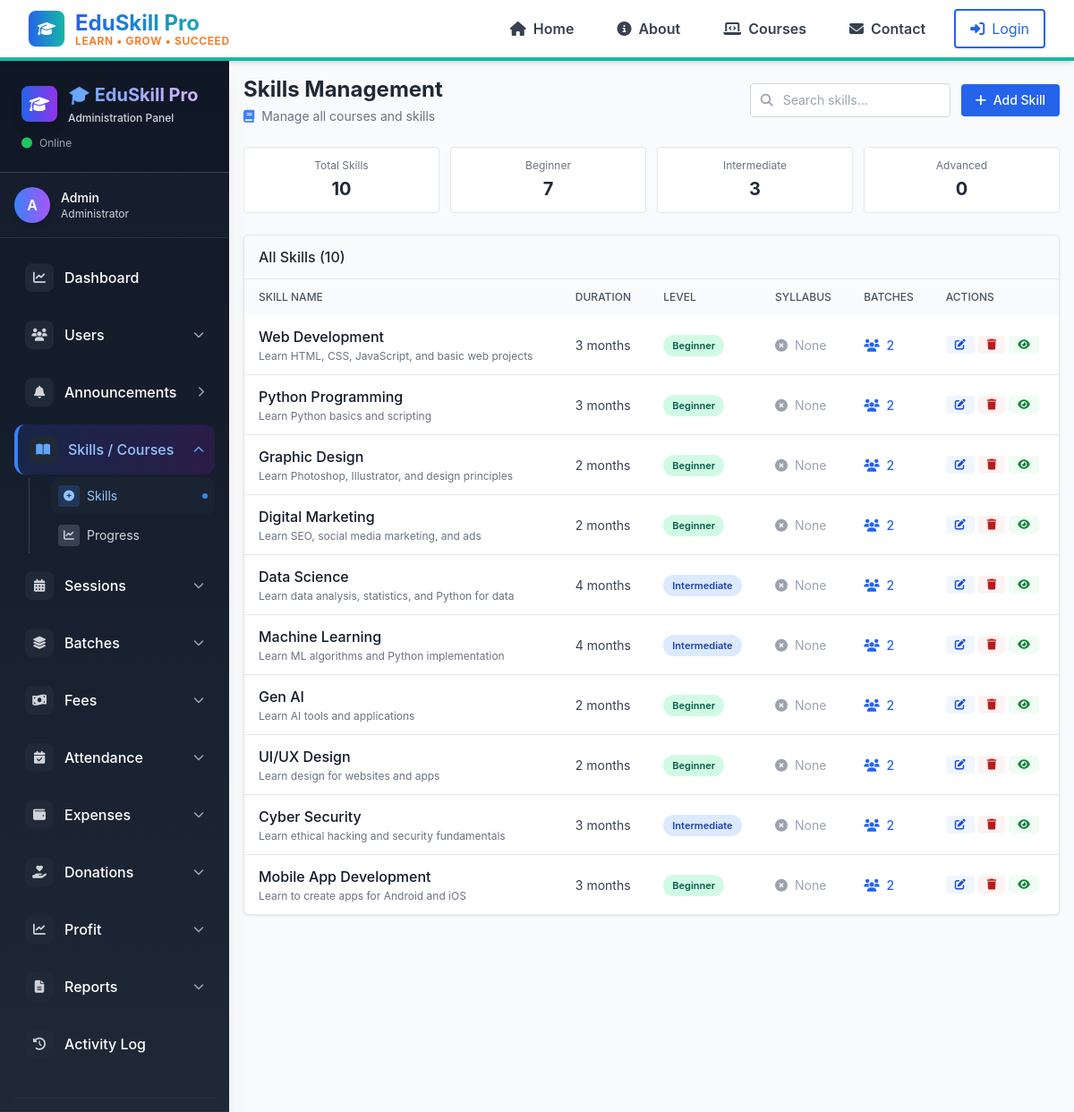
Page /admin/skills/skills.php on the committed database.
### tables this page shows
CREATE TABLE `skills` (
  `id` int(11) NOT NULL,
  `skill_name` varchar(255) DEFAULT NULL,
  `duration_months` int(11) DEFAULT NULL,
  `level` varchar(50) DEFAULT NULL,
  `description` text DEFAULT NULL,
  `has_syllabus` tinyint(1) DEFAULT NULL,
  `has_practice` tinyint(1) DEFAULT NULL,
  `status` varchar(50) DEFAULT NULL,
  `created_at` datetime DEFAULT NULL,
  `updated_at` datetime DEFAULT NULL
);

### admin/skills/skills.php (the view, shortened to what this page needs)
<?php
require_once __DIR__ . '/../../includes/functions.php';
$total_query = "SELECT COUNT(*) as count FROM skills WHERE status='active'";
$beginner_query = "SELECT COUNT(*) as count FROM skills WHERE status='active' AND level='Beginner'";
$intermediate_query = "SELECT COUNT(*) as count FROM skills WHERE status='active' AND level='Intermediate'";
$advanced_query = "SELECT COUNT(*) as count FROM skills WHERE status='active' AND level='Advanced'";
$total_result = mysqli_query($conn, $total_query);
$beginner_result = mysqli_query($conn, $beginner_query);
$intermediate_result = mysqli_query($conn, $intermediate_query);
$advanced_result = mysqli_query($conn, $advanced_query);
$total_skills = mysqli_fetch_assoc($total_result)['count'];
$beginner_count = mysqli_fetch_assoc($beginner_result)['count'];
$intermediate_count = mysqli_fetch_assoc($intermediate_result)['count'];
$advanced_count = mysqli_fetch_assoc($advanced_result)['count'];
$result = mysqli_query($conn, "
    SELECT s.*,
           (SELECT COUNT(*) FROM skill_syllabus ss WHERE ss.skill_id = s.id) AS syllabus_count,
           (SELECT COUNT(*) FROM batches WHERE skill_id = s.id AND status='active') AS active_batches
    FROM skills s
    WHERE s.status='active'
    ORDER BY s.created_at DESC
");
?>
<!DOCTYPE html>
<html lang="en">
<head>
    <script src="https://cdn.tailwindcss.com"></script>
    <link rel="stylesheet" href="https://cdnjs.cloudflare.com/ajax/libs/font-awesome/6.5.0/css/all.min.css">
</head>
<body class="bg-gray-50 min-h-screen">
    <?php include __DIR__ . '/../../includes/navbar.php'; ?>
    <div class="flex">
        <?php include __DIR__ . '/../includes/sidebar.php'; ?>
        <main class="flex-1 p-4">
            <div class="flex justify-between items-center mb-6">
                <div>
                    <h1 class="text-2xl font-bold text-gray-800">Skills Management</h1>
                    <p class="text-gray-500 text-sm mt-1">
                        <i class="fas fa-book text-blue-500 mr-1"></i>
                        Manage all courses and skills
                    </p>
                </div>
                <div class="flex items-center gap-3">
                    <div class="relative">
                        <div class="absolute inset-y-0 left-0 pl-3 flex items-center pointer-events-none">
                        </div>
                        <input type="text"
                            placeholder="Search skills..."
                            class="pl-9 pr-3 py-2 rounded border border-gray-300 focus:ring-2 focus:ring-blue-500 focus:border-blue-500 w-56 text-sm"
                            id="searchInput">
                    </div>
                    <a href="add_skill.php"
                        class="bg-blue-600 hover:bg-blue-700 text-white px-4 py-2 rounded text-sm font-medium">
                        <i class="fas fa-plus mr-1"></i> Add Skill
                    </a>
                </div>
            </div>
            <div class="grid grid-cols-4 gap-3 mb-6">
                <div class="bg-white p-3 rounded border text-center">
                    <p class="text-xs text-gray-500 mb-1">Total Skills</p>
                    <h3 class="text-xl font-bold text-gray-800"><?php echo $total_skills; ?></h3>
                </div>
                <div class="bg-white p-3 rounded border text-center">
                    <p class="text-xs text-gray-500 mb-1">Beginner</p>
                    <h3 class="text-xl font-bold text-gray-800"><?php echo $beginner_count; ?></h3>
                </div>
                <div class="bg-white p-3 rounded border text-center">
                    <p class="text-xs text-gray-500 mb-1">Intermediate</p>
                    <h3 class="text-xl font-bold text-gray-800"><?php echo $intermediate_count; ?></h3>
                </div>
                <div class="bg-white p-3 rounded border text-center">
                    <p class="text-xs text-gray-500 mb-1">Advanced</p>
                    <h3 class="text-xl font-bold text-gray-800"><?php echo $advanced_count; ?></h3>
                </div>
            </div>
            <div class="table-container">
                <div class="px-4 py-3 border-b bg-gray-50">
                    <h3 class="font-medium text-gray-800">All Skills (<?php echo $total_skills; ?>)</h3>
                </div>
                <?php if ($total_skills > 0): ?>
                    <div class="overflow-x-auto">
                        <table class="w-full">
                            <thead class="bg-gray-50">
                                <tr>
                                    <th class="py-3 px-4 text-left text-xs font-medium text-gray-600 uppercase">Skill Name</th>
                                    <th class="py-3 px-4 text-left text-xs font-medium text-gray-600 uppercase">Duration</th>
                                    <th class="py-3 px-4 text-left text-xs font-medium text-gray-600 uppercase">Level</th>
                                    <th class="py-3 px-4 text-left text-xs font-medium text-gray-600 uppercase">Syllabus</th>
                                    <th class="py-3 px-4 text-left text-xs font-medium text-gray-600 uppercase">Batches</th>
                                    <th class="py-3 px-4 text-left text-xs font-medium text-gray-600 uppercase">Actions</th>
                                </tr>
                            </thead>
                            <tbody class="divide-y divide-gray-200">
                                <?php while ($skill = mysqli_fetch_assoc($result)) : ?>
                                    <tr>
                                        <td class="py-3 px-4">
                                            <div class="font-medium text-gray-900"><?php echo htmlspecialchars($skill['skill_name']); ?></div>
                                            <?php if (!empty($skill['description'])): ?>
                                                <div class="text-xs text-gray-500 mt-0.5 truncate max-w-xs"><?php echo htmlspecialchars($skill['description']); ?></div>
                                            <?php endif; ?>
                                        </td>
                                        <td class="py-3 px-4">
                                            <span class="text-sm text-gray-700"><?php echo $skill['duration_months']; ?> months</span>
                                        </td>
                                        <td class="py-3 px-4">
                                            <?php
                                            $level_badge_class = '';
                                            switch ($skill['level']) {
                                                case 'Beginner':
                                                    $level_badge_class = 'level-beginner';
                                                    break;
                                                case 'Intermediate':
                                                    $level_badge_class = 'level-intermediate';
                                                    break;
                                            }
                                            ?>
                                            <span class="<?php echo $level_badge_class; ?> level-badge">
                                                <?php echo $skill['level']; ?>
                                            </span>
                                        </td>
                                        <td class="py-3 px-4">
                                            <?php if ($skill['syllabus_count'] > 0): ?>
                                                <span class="text-green-600 text-sm font-medium">
                                                    <i class="fas fa-check-circle mr-1"></i> <?php echo $skill['syllabus_count']; ?>
                                                </span>
                                            <?php else: ?>
                                                <span class="text-gray-400 text-sm">
                                                    <i class="fas fa-times-circle mr-1"></i> None
                                                </span>
                                            <?php endif; ?>
                                        </td>
                                        <td class="py-3 px-4">
                                            <span class="text-blue-600 text-sm font-medium">
                                                <i class="fas fa-users mr-1"></i> <?php echo $skill['active_batches']; ?>
                                            </span>
                                        </td>
                                        <td class="py-3 px-4">
                                            <div class="flex gap-1">
                                                <a href="edit_skill.php?id=<?= $skill['id'] ?>"
                                                    class="action-btn bg-blue-50 text-blue-700 hover:bg-blue-100"
                                                    title="Edit">
                                                    <i class="fas fa-edit text-xs"></i>
                                                </a>
                                                <a href="skills.php?delete=<?= $skill['id'] ?>"
                                                    onclick="return confirm('Delete <?php echo htmlspecialchars($skill['skill_name']); ?>?')"
                                                    class="action-btn bg-red-50 text-red-700 hover:bg-red-100"
                                                    title="Delete">
                                                    <i class="fas fa-trash text-xs"></i>
                                                </a>
                                                <a href="syllabus.php?skill_id=<?= $skill['id'] ?>"
                                                    class="action-btn bg-green-50 text-green-700 hover:bg-green-100"
                                                    title="View Syllabus">
                                                    <i class="fas fa-eye text-xs"></i>
                                                </a>
                                            </div>
                                        </td>
                                    </tr>
                                <?php endwhile; ?>
                            </tbody>
                        </table>
                    </div>
                <?php endif; ?>
            </div>
        </main>
    </div>
</body>
</html>

### admin/skills/skills.php (style rules this page uses)
* { font-family: 'Inter', sans-serif; }
.action-btn { padding: 4px 10px; border-radius: 4px; font-weight: 500; transition: all 0.2s ease; display: inline-flex; align-items: center; gap: 4px; text-decoration: none; font-size: 13px; }
.table-container { background: white; border-radius: 6px; overflow: hidden; box-shadow: 0 1px 3px rgba(0, 0, 0, 0.1); border: 1px solid #e5e7eb; }
.level-badge { padding: 4px 10px; border-radius: 12px; font-size: 11px; font-weight: 600; display: inline-flex; align-items: center; gap: 3px; }
.level-beginner { background: #d1fae5; color: #065f46; }
.level-intermediate { background: #dbeafe; color: #1e40af; }

### rows in the picture
skills: skill_name "Web Development", description "Learn HTML, CSS, JavaScript, and basic web projects", duration_months "3", level "Beginner", active_batches "2"
skills: skill_name "Python Programming", description "Learn Python basics and scripting", duration_months "3", level "Beginner", active_batches "2"
skills: skill_name "Graphic Design", description "Learn Photoshop, Illustrator, and design principles", duration_months "2", level "Beginner", active_batches "2"
skills: skill_name "Digital Marketing", description "Learn SEO, social media marketing, and ads", duration_months "2", level "Beginner", active_batches "2"
skills: skill_name "Data Science", description "Learn data analysis, statistics, and Python for data", duration_months "4", level "Intermediate", active_batches "2"
skills: skill_name "Machine Learning", description "Learn ML algorithms and Python implementation", duration_months "4", level "Intermediate", active_batches "2"
skills: skill_name "Gen AI", description "Learn AI tools and applications", duration_months "2", level "Beginner", active_batches "2"
skills: skill_name "UI/UX Design", description "Learn design for websites and apps", duration_months "2", level "Beginner", active_batches "2"
skills: skill_name "Cyber Security", description "Learn ethical hacking and security fundamentals", duration_months "3", level "Intermediate", active_batches "2"
skills: skill_name "Mobile App Development", description "Learn to create apps for Android and iOS", duration_months "3", level "Beginner", active_batches "2"

### other values in the picture
substr($current_user, 0, 1) "A"
$current_user "Admin"
$current_role "Administrator"
$total_skills "10"
$beginner_count "7"
$intermediate_count "3"
$advanced_count "0"
